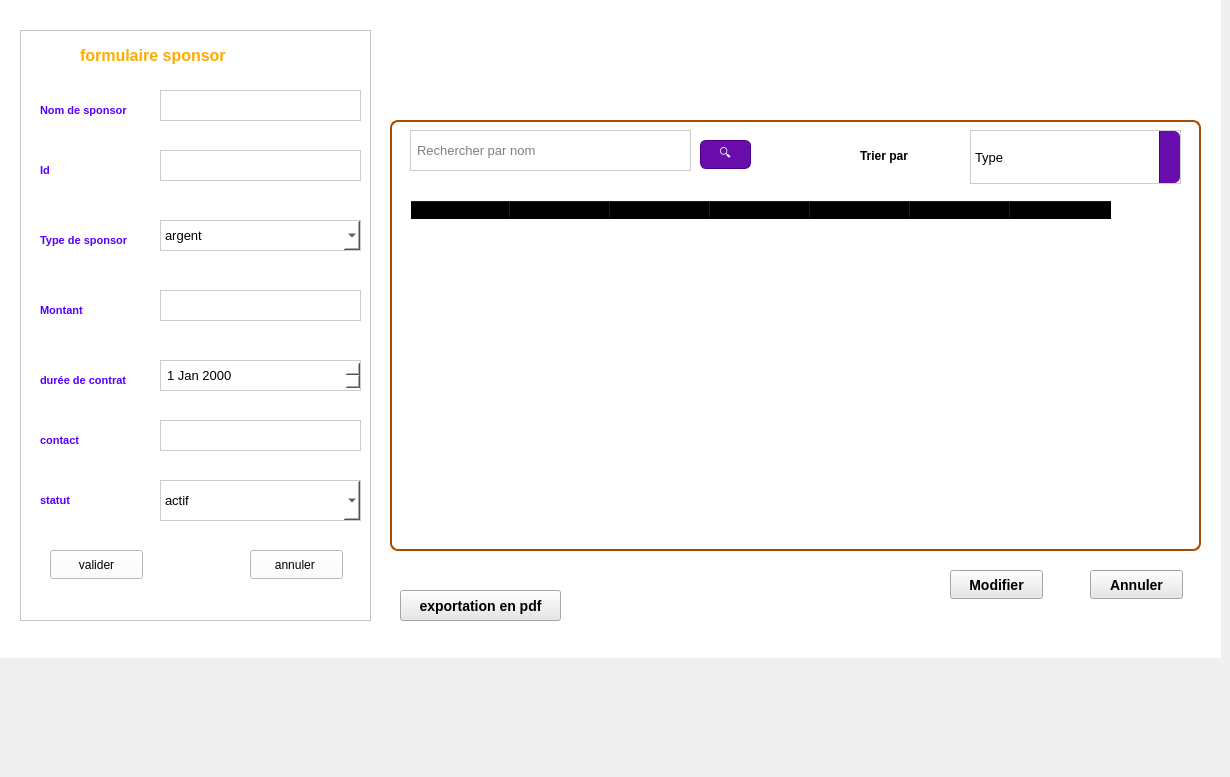
      <widget class="QWidget" name="page_categorie">
       <widget class="QStackedWidget" name="stackedWidget_2">
        <property name="geometry">
         <rect>
          <x>0</x>
          <y>-110</y>
          <width>1221</width>
          <height>768</height>
         </rect>
        </property>
        <property name="styleSheet">
         <string notr="true">background-color: rgb(255, 255, 255);</string>
        </property>
        <property name="currentIndex">
         <number>0</number>
        </property>
        <widget class="QWidget" name="page_5">
         <widget class="QWidget" name="gridLayoutWidget_2">
          <property name="geometry">
           <rect>
            <x>20</x>
            <y>140</y>
            <width>351</width>
            <height>591</height>
           </rect>
          </property>
          <layout class="QGridLayout" name="gridLayout_2">
           <item row="0" column="0">
            <widget class="QFrame" name="frame_3">
             <property name="styleSheet">
              <string notr="true">background-color: #1E1E2F; color: white; QHeaderView::section { background-color: #5500FF; color: white; }.</string>
             </property>
             <property name="frameShape">
              <enum>QFrame::Shape::StyledPanel</enum>
             </property>
             <property name="frameShadow">
              <enum>QFrame::Shadow::Raised</enum>
             </property>
             <widget class="QLabel" name="label_17">
              <property name="geometry">
               <rect>
                <x>20</x>
                <y>60</y>
                <width>151</width>
                <height>41</height>
               </rect>
              </property>
              <property name="styleSheet">
               <string notr="true">QLabel {
    background-color: transparent;   /* Pas de fond */
    color: black;                    /* Texte noir */
    font-size: 14px;
    font-weight: bold;
    font-family: &quot;Segoe UI&quot;;
}
</string>
              </property>
              <property name="text">
               <string>&lt;html&gt;&lt;head/&gt;&lt;body&gt;&lt;p&gt;&lt;span style=&quot; font-size:8pt; color:#5500ff;&quot;&gt;Nom de sponsor &lt;/span&gt;&lt;/p&gt;&lt;/body&gt;&lt;/html&gt;</string>
              </property>
             </widget>
             <widget class="QLabel" name="label_18">
              <property name="geometry">
               <rect>
                <x>20</x>
                <y>120</y>
                <width>151</width>
                <height>41</height>
               </rect>
              </property>
              <property name="styleSheet">
               <string notr="true">QLabel {
    background-color: transparent;   /* Pas de fond */
    color: black;                    /* Texte noir */
    font-size: 14px;
    font-weight: bold;
    font-family: &quot;Segoe UI&quot;;
}
</string>
              </property>
              <property name="text">
               <string>&lt;html&gt;&lt;head/&gt;&lt;body&gt;&lt;p&gt;&lt;span style=&quot; font-size:8pt; color:#5500ff;&quot;&gt;Id &lt;/span&gt;&lt;/p&gt;&lt;/body&gt;&lt;/html&gt;</string>
              </property>
             </widget>
             <widget class="QLabel" name="label_19">
              <property name="geometry">
               <rect>
                <x>20</x>
                <y>190</y>
                <width>151</width>
                <height>41</height>
               </rect>
              </property>
              <property name="styleSheet">
               <string notr="true">QLabel {
    background-color: transparent;   /* Pas de fond */
    color: black;                    /* Texte noir */
    font-size: 14px;
    font-weight: bold;
    font-family: &quot;Segoe UI&quot;;
}
</string>
              </property>
              <property name="text">
               <string>&lt;html&gt;&lt;head/&gt;&lt;body&gt;&lt;p&gt;&lt;span style=&quot; font-size:8pt; color:#5500ff;&quot;&gt;Type de sponsor &lt;/span&gt;&lt;/p&gt;&lt;/body&gt;&lt;/html&gt;</string>
              </property>
             </widget>
             <widget class="QLabel" name="label_20">
              <property name="geometry">
               <rect>
                <x>20</x>
                <y>260</y>
                <width>151</width>
                <height>41</height>
               </rect>
              </property>
              <property name="styleSheet">
               <string notr="true">QLabel {
    background-color: transparent;   /* Pas de fond */
    color: black;                    /* Texte noir */
    font-size: 14px;
    font-weight: bold;
    font-family: &quot;Segoe UI&quot;;
}
</string>
              </property>
              <property name="text">
               <string>&lt;html&gt;&lt;head/&gt;&lt;body&gt;&lt;p&gt;&lt;span style=&quot; font-size:8pt; color:#5500ff;&quot;&gt;Montant &lt;/span&gt;&lt;/p&gt;&lt;/body&gt;&lt;/html&gt;</string>
              </property>
             </widget>
             <widget class="QLabel" name="label_21">
              <property name="geometry">
               <rect>
                <x>20</x>
                <y>330</y>
                <width>151</width>
                <height>41</height>
               </rect>
              </property>
              <property name="styleSheet">
               <string notr="true">QLabel {
    background-color: transparent;   /* Pas de fond */
    color: black;                    /* Texte noir */
    font-size: 14px;
    font-weight: bold;
    font-family: &quot;Segoe UI&quot;;
}
</string>
              </property>
              <property name="text">
               <string>&lt;html&gt;&lt;head/&gt;&lt;body&gt;&lt;p&gt;&lt;span style=&quot; font-size:8pt; color:#5500ff;&quot;&gt;durée de contrat &lt;/span&gt;&lt;/p&gt;&lt;/body&gt;&lt;/html&gt;</string>
              </property>
             </widget>
             <widget class="QLabel" name="label_22">
              <property name="geometry">
               <rect>
                <x>20</x>
                <y>390</y>
                <width>151</width>
                <height>41</height>
               </rect>
              </property>
              <property name="styleSheet">
               <string notr="true">QLabel {
    background-color: transparent;   /* Pas de fond */
    color: black;                    /* Texte noir */
    font-size: 14px;
    font-weight: bold;
    font-family: &quot;Segoe UI&quot;;
}
</string>
              </property>
              <property name="text">
               <string>&lt;html&gt;&lt;head/&gt;&lt;body&gt;&lt;p&gt;&lt;span style=&quot; font-size:8pt; color:#5500ff;&quot;&gt;contact &lt;/span&gt;&lt;/p&gt;&lt;/body&gt;&lt;/html&gt;</string>
              </property>
             </widget>
             <widget class="QLabel" name="label_23">
              <property name="geometry">
               <rect>
                <x>20</x>
                <y>450</y>
                <width>151</width>
                <height>41</height>
               </rect>
              </property>
              <property name="styleSheet">
               <string notr="true">QLabel {
    background-color: transparent;   /* Pas de fond */
    color: black;                    /* Texte noir */
    font-size: 14px;
    font-weight: bold;
    font-family: &quot;Segoe UI&quot;;
}
</string>
              </property>
              <property name="text">
               <string>&lt;html&gt;&lt;head/&gt;&lt;body&gt;&lt;p&gt;&lt;span style=&quot; font-size:8pt; color:#5500ff;&quot;&gt;statut &lt;/span&gt;&lt;/p&gt;&lt;/body&gt;&lt;/html&gt;</string>
              </property>
             </widget>
             <widget class="QLineEdit" name="lineEdit_13">
              <property name="geometry">
               <rect>
                <x>140</x>
                <y>60</y>
                <width>201</width>
                <height>31</height>
               </rect>
              </property>
              <property name="styleSheet">
               <string notr="true">QLineEdit {
    min-width: 45  px;
    max-width: 200 px;
    height: 30px;                 /* hauteur standard */
    border: 1px solid #ccc;       /* bordure grise claire */
    border-radius: 0px;           /* pas arrondi → carré */
    background-color: #ffffff;    /* fond blanc */
    color: black;                 /* texte noir */
    padding: 4px;                 /* petite marge interne */
    font-size: 13px;
}
</string>
              </property>
             </widget>
             <widget class="QLineEdit" name="lineEdit_15">
              <property name="geometry">
               <rect>
                <x>140</x>
                <y>260</y>
                <width>201</width>
                <height>31</height>
               </rect>
              </property>
              <property name="styleSheet">
               <string notr="true">QLineEdit {
    min-width: 45  px;
    max-width: 200 px;
    height: 30px;                 /* hauteur standard */
    border: 1px solid #ccc;       /* bordure grise claire */
    border-radius: 0px;           /* pas arrondi → carré */
    background-color: #ffffff;    /* fond blanc */
    color: black;                 /* texte noir */
    padding: 4px;                 /* petite marge interne */
    font-size: 13px;
}
</string>
              </property>
             </widget>
             <widget class="QLineEdit" name="lineEdit_16">
              <property name="geometry">
               <rect>
                <x>140</x>
                <y>120</y>
                <width>201</width>
                <height>31</height>
               </rect>
              </property>
              <property name="styleSheet">
               <string notr="true">QLineEdit {
    min-width: 45  px;
    max-width: 200 px;
    height: 30px;                 /* hauteur standard */
    border: 1px solid #ccc;       /* bordure grise claire */
    border-radius: 0px;           /* pas arrondi → carré */
    background-color: #ffffff;    /* fond blanc */
    color: black;                 /* texte noir */
    padding: 4px;                 /* petite marge interne */
    font-size: 13px;
}
</string>
              </property>
             </widget>
             <widget class="QLineEdit" name="lineEdit_17">
              <property name="geometry">
               <rect>
                <x>140</x>
                <y>390</y>
                <width>201</width>
                <height>31</height>
               </rect>
              </property>
              <property name="styleSheet">
               <string notr="true">QLineEdit {
    min-width: 45  px;
    max-width: 200 px;
    height: 30px;                 /* hauteur standard */
    border: 1px solid #ccc;       /* bordure grise claire */
    border-radius: 0px;           /* pas arrondi → carré */
    background-color: #ffffff;    /* fond blanc */
    color: black;                 /* texte noir */
    padding: 4px;                 /* petite marge interne */
    font-size: 13px;
}
</string>
              </property>
             </widget>
             <widget class="QComboBox" name="comboBox_5">
              <property name="geometry">
               <rect>
                <x>140</x>
                <y>190</y>
                <width>201</width>
                <height>31</height>
               </rect>
              </property>
              <property name="styleSheet">
               <string notr="true">QComboBox {
    min-width: 45  px;
    max-width: 200 px;
    height: 30px;                 /* hauteur standard */
    border: 1px solid #ccc;       /* bordure grise claire */
    border-radius: 0px;           /* pas arrondi → carré */
    background-color: #ffffff;    /* fond blanc */
    color: black;                 /* texte noir */
    padding: 4px;                 /* petite marge interne */
    font-size: 13px;
}
</string>
              </property>
              <item>
               <property name="text">
                <string>argent</string>
               </property>
              </item>
              <item>
               <property name="text">
                <string>produit </string>
               </property>
              </item>
              <item>
               <property name="text">
                <string>partenariat média</string>
               </property>
              </item>
             </widget>
             <widget class="QComboBox" name="comboBox_6">
              <property name="geometry">
               <rect>
                <x>140</x>
                <y>450</y>
                <width>201</width>
                <height>41</height>
               </rect>
              </property>
              <property name="styleSheet">
               <string notr="true">QComboBox {
    min-width: 45  px;
    max-width: 200 px;
    height: 30px;                 /* hauteur standard */
    border: 1px solid #ccc;       /* bordure grise claire */
    border-radius: 0px;           /* pas arrondi → carré */
    background-color: #ffffff;    /* fond blanc */
    color: black;                 /* texte noir */
    padding: 4px;                 /* petite marge interne */
    font-size: 13px;
}
</string>
              </property>
              <item>
               <property name="text">
                <string>actif</string>
               </property>
              </item>
              <item>
               <property name="text">
                <string>en attente</string>
               </property>
              </item>
              <item>
               <property name="text">
                <string>expiré</string>
               </property>
              </item>
             </widget>
             <widget class="QPushButton" name="pushButton_15">
              <property name="geometry">
               <rect>
                <x>30</x>
                <y>520</y>
                <width>93</width>
                <height>29</height>
               </rect>
              </property>
              <property name="text">
               <string>valider</string>
              </property>
             </widget>
             <widget class="QPushButton" name="pushButton_17">
              <property name="geometry">
               <rect>
                <x>230</x>
                <y>520</y>
                <width>93</width>
                <height>29</height>
               </rect>
              </property>
              <property name="text">
               <string>annuler </string>
              </property>
             </widget>
             <widget class="QDateEdit" name="dateEdit_5">
              <property name="geometry">
               <rect>
                <x>140</x>
                <y>330</y>
                <width>201</width>
                <height>31</height>
               </rect>
              </property>
              <property name="styleSheet">
               <string notr="true">QDateEdit {
    min-width: 45  px;
    max-width: 200 px;
    height: 30px;                 /* hauteur standard */
    border: 1px solid #ccc;       /* bordure grise claire */
    border-radius: 0px;           /* pas arrondi → carré */
    background-color: #ffffff;    /* fond blanc */
    color: black;                 /* texte noir */
    padding: 4px;                 /* petite marge interne */
    font-size: 13px;
}
</string>
              </property>
             </widget>
             <widget class="QLabel" name="lineEdit_ajoute_3">
              <property name="geometry">
               <rect>
                <x>60</x>
                <y>10</y>
                <width>211</width>
                <height>31</height>
               </rect>
              </property>
              <property name="text">
               <string>&lt;html&gt;&lt;head/&gt;&lt;body&gt;&lt;p&gt;&lt;span style=&quot; font-size:12pt; font-weight:700; color:#ffaa00;&quot;&gt;formulaire sponsor&lt;/span&gt;&lt;/p&gt;&lt;/body&gt;&lt;/html&gt;</string>
              </property>
             </widget>
            </widget>
           </item>
          </layout>
         </widget>
         <widget class="QPushButton" name="pushButton_18">
          <property name="geometry">
           <rect>
            <x>400</x>
            <y>700</y>
            <width>161</width>
            <height>31</height>
           </rect>
          </property>
          <property name="styleSheet">
           <string notr="true">QPushButton {
    background-color: #e7e7e7;   /* Pas de fond */
    color: black;                    /* Texte noir */
    font-size: 14px;
    font-weight: bold;
    font-family: &quot;Segoe UI&quot;;
}
</string>
          </property>
          <property name="text">
           <string>exportation en pdf</string>
          </property>
         </widget>
         <widget class="QPushButton" name="pushButton_20">
          <property name="geometry">
           <rect>
            <x>950</x>
            <y>680</y>
            <width>93</width>
            <height>29</height>
           </rect>
          </property>
          <property name="styleSheet">
           <string notr="true">QPushButton {
    background-color: #e7e7e7;   /* Pas de fond */
    color: black;                    /* Texte noir */
    font-size: 14px;
    font-weight: bold;
    font-family: &quot;Segoe UI&quot;;
}
</string>
          </property>
          <property name="text">
           <string>Modifier</string>
          </property>
         </widget>
         <widget class="QPushButton" name="pushButton_21">
          <property name="geometry">
           <rect>
            <x>1090</x>
            <y>680</y>
            <width>93</width>
            <height>29</height>
           </rect>
          </property>
          <property name="styleSheet">
           <string notr="true">QPushButton {
    background-color: #e7e7e7;   /* Pas de fond */
    color: black;                    /* Texte noir */
    font-size: 14px;
    font-weight: bold;
    font-family: &quot;Segoe UI&quot;;
}
</string>
          </property>
          <property name="text">
           <string>Annuler</string>
          </property>
         </widget>
         <widget class="QLabel" name="label_25">
          <property name="geometry">
           <rect>
            <x>92</x>
            <y>30</y>
            <width>171</width>
            <height>41</height>
           </rect>
          </property>
          <property name="text">
           <string>TextLabel</string>
          </property>
         </widget>
         <widget class="QGroupBox" name="groupBox_5">
          <property name="geometry">
           <rect>
            <x>390</x>
            <y>210</y>
            <width>811</width>
            <height>451</height>
           </rect>
          </property>
          <property name="styleSheet">
           <string notr="true">QGroupBox {
    border: 2px solid #A64B00;
    border-radius: 8px;
    margin-top: 20px;
    background: qlineargradient(
        x1:0, y1:0, x2:1, y2:1,
        stop:0 white,
        stop:1 #FB8C00
    );
}

QGroupBox::title {
    subcontrol-origin: margin;
    subcontrol-position: top left;
    padding: 4px;
    color: white;
    font-weight: bold;
}

QGroupBox * {
    background: transparent;
    color: black;
}

QGroupBox QPushButton {
    background: #6A0DAD;         /* Mauve */
    color: white;
    border: 1px solid #4B0082;
    border-radius: 6px;
    padding: 5px 10px;
}

QGroupBox QPushButton:hover {
    background: #1B1B3A;         /* Bleu foncé au survol */
}

QGroupBox QComboBox {
    background: #6A0DAD;         /* Mauve */
    color: white;
    border: 1px solid #4B0082;
    border-radius: 6px;
    padding: 4px 8px;
}

QGroupBox QComboBox:hover {
    background: #1B1B3A;         /* Bleu foncé au survol */
}

QGroupBox QComboBox::drop-down {
    subcontrol-origin: padding;
    subcontrol-position: top right;
    width: 20px;
    border-left: 1px solid #4B0082;
    border-top-right-radius: 6px;
    border-bottom-right-radius: 6px;
    background: #6A0DAD;         /* Même mauve que le QComboBox */
}

QGroupBox QComboBox::down-arrow {
    width: 12px;
    height: 12px;
}</string>
          </property>
          <property name="title">
           <string/>
          </property>
          <widget class="QTableWidget" name="tableWidget_4">
           <property name="geometry">
            <rect>
             <x>20</x>
             <y>100</y>
             <width>771</width>
             <height>341</height>
            </rect>
           </property>
           <property name="styleSheet">
            <string notr="true"/>
           </property>
           <column>
            <property name="text">
             <string>Nom de sponsor</string>
            </property>
           </column>
           <column>
            <property name="text">
             <string>id</string>
            </property>
           </column>
           <column>
            <property name="text">
             <string>Type</string>
            </property>
           </column>
           <column>
            <property name="text">
             <string>Montant</string>
            </property>
           </column>
           <column>
            <property name="text">
             <string>Durée</string>
            </property>
           </column>
           <column>
            <property name="text">
             <string>contact</string>
            </property>
           </column>
           <column>
            <property name="text">
             <string>statut</string>
            </property>
           </column>
          </widget>
          <widget class="QLineEdit" name="lineEdit_18">
           <property name="geometry">
            <rect>
             <x>20</x>
             <y>30</y>
             <width>281</width>
             <height>41</height>
            </rect>
           </property>
           <property name="styleSheet">
            <string notr="true">QLineEdit {
    min-width: 45  px;
    max-width: 400 px;
    height: 15 px;                 /* hauteur standard */
    border: 1px solid #ccc;       /* bordure grise claire */
    border-radius: 0px;           /* pas arrondi → carré */
    background-color: #ffffff;    /* fond blanc */
    color: black;                 /* texte noir */
    padding: 4px;                 /* petite marge interne */
    font-size: 13px;
}
</string>
           </property>
           <property name="placeholderText">
            <string>Rechercher par nom </string>
           </property>
          </widget>
          <widget class="QPushButton" name="pushButton_19">
           <property name="geometry">
            <rect>
             <x>310</x>
             <y>40</y>
             <width>51</width>
             <height>29</height>
            </rect>
           </property>
           <property name="text">
            <string>🔍</string>
           </property>
          </widget>
          <widget class="QComboBox" name="comboBox_7">
           <property name="geometry">
            <rect>
             <x>580</x>
             <y>30</y>
             <width>211</width>
             <height>54</height>
            </rect>
           </property>
           <property name="styleSheet">
            <string notr="true">QComboBox {
    min-width: 45  px;
    max-width: 400 px;
    height: 15 px;                 /* hauteur standard */
    border: 1px solid #ccc;       /* bordure grise claire */
    border-radius: 0px;           /* pas arrondi → carré */
    background-color: #ffffff;    /* fond blanc */
    color: black;                 /* texte noir */
    padding: 4px;                 /* petite marge interne */
    font-size: 13px;
}
</string>
           </property>
           <item>
            <property name="text">
             <string>Type</string>
            </property>
           </item>
           <item>
            <property name="text">
             <string>Statut</string>
            </property>
           </item>
          </widget>
          <widget class="QLabel" name="label_24">
           <property name="geometry">
            <rect>
             <x>470</x>
             <y>40</y>
             <width>161</width>
             <height>31</height>
            </rect>
           </property>
           <property name="styleSheet">
            <string notr="true">QLabel {
    background-color: transparent;   /* Pas de fond */
    color: black;                    /* Texte noir */
    font-size: 50 px;
    font-weight: bold;
    font-family: &quot;Segoe UI&quot;;
}
</string>
           </property>
           <property name="text">
            <string>Trier par </string>
           </property>
          </widget>
         </widget>
        </widget>
        <widget class="QWidget" name="page_6"/>
       </widget>
      </widget>
